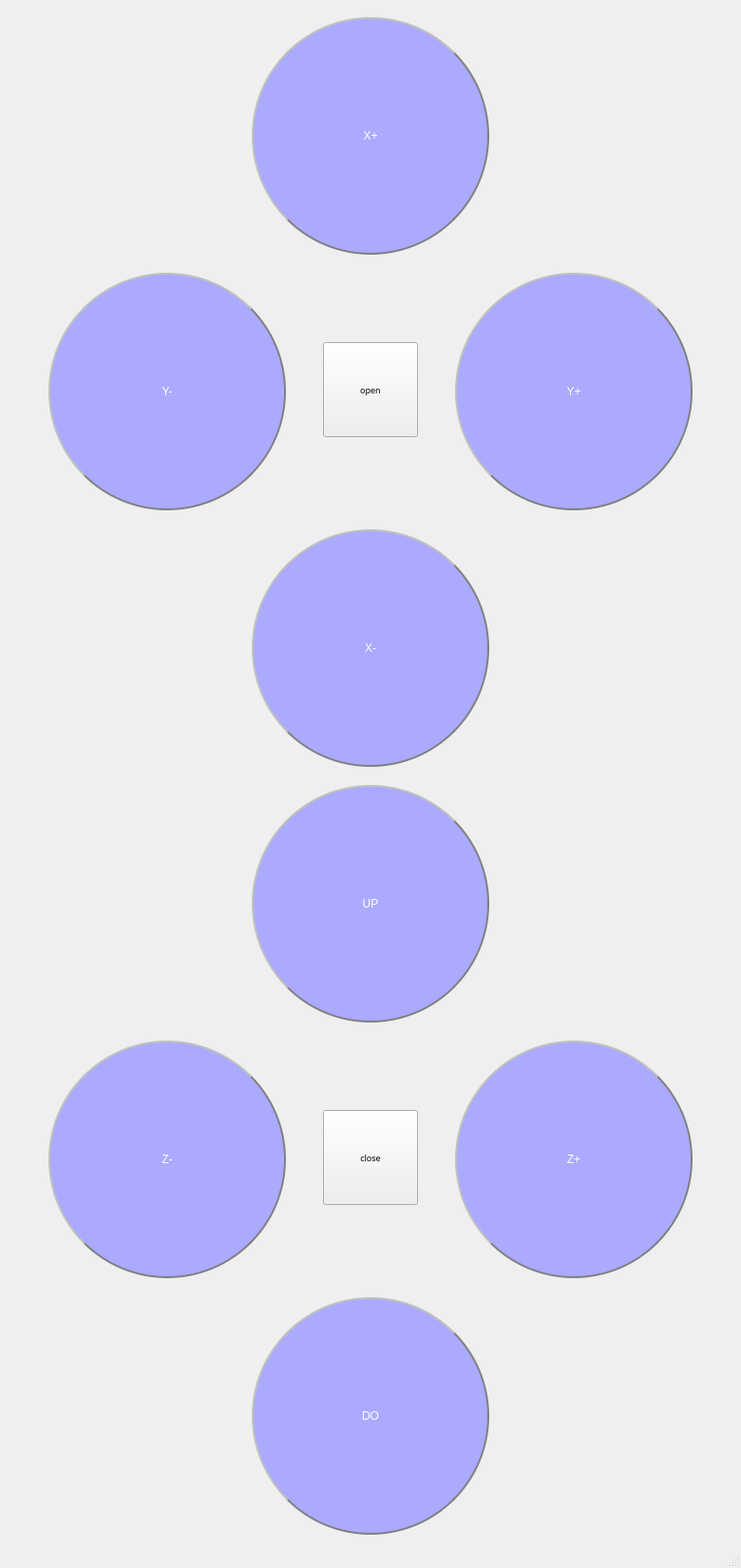
<?xml version="1.0" encoding="UTF-8"?>
<ui version="4.0">
 <class>Form</class>
 <widget class="QMainWindow" name="Form">
  <property name="geometry">
   <rect>
    <x>0</x>
    <y>0</y>
    <width>780</width>
    <height>1650</height>
   </rect>
  </property>
  <property name="windowTitle">
   <string>MainWindow</string>
  </property>
  <widget class="QWidget" name="centralwidget">
   <layout class="QGridLayout" name="gridLayout">
    <item row="0" column="0">
     <widget class="QWidget" name="widget" native="true">
      <property name="minimumSize">
       <size>
        <width>700</width>
        <height>250</height>
       </size>
      </property>
      <property name="maximumSize">
       <size>
        <width>800</width>
        <height>450</height>
       </size>
      </property>
      <layout class="QHBoxLayout" name="horizontalLayout">
       <item>
        <spacer name="horizontalSpacer">
         <property name="orientation">
          <enum>Qt::Horizontal</enum>
         </property>
         <property name="sizeHint" stdset="0">
          <size>
           <width>238</width>
           <height>20</height>
          </size>
         </property>
        </spacer>
       </item>
       <item>
        <widget class="QPushButton" name="x_up">
         <property name="minimumSize">
          <size>
           <width>250</width>
           <height>250</height>
          </size>
         </property>
         <property name="maximumSize">
          <size>
           <width>250</width>
           <height>250</height>
          </size>
         </property>
         <property name="styleSheet">
          <string notr="true">QPushButton{
background-color:rgb(170,170,255);
color:white;
border-radius:125px;
border:2px groove gray;
border-style:outset;
}
</string>
         </property>
         <property name="text">
          <string>X+</string>
         </property>
        </widget>
       </item>
       <item>
        <spacer name="horizontalSpacer_2">
         <property name="orientation">
          <enum>Qt::Horizontal</enum>
         </property>
         <property name="sizeHint" stdset="0">
          <size>
           <width>238</width>
           <height>20</height>
          </size>
         </property>
        </spacer>
       </item>
      </layout>
     </widget>
    </item>
    <item row="1" column="0">
     <widget class="QWidget" name="widget_2" native="true">
      <property name="minimumSize">
       <size>
        <width>700</width>
        <height>250</height>
       </size>
      </property>
      <property name="maximumSize">
       <size>
        <width>800</width>
        <height>450</height>
       </size>
      </property>
      <layout class="QHBoxLayout" name="horizontalLayout_2">
       <item>
        <widget class="QPushButton" name="y_down">
         <property name="minimumSize">
          <size>
           <width>250</width>
           <height>250</height>
          </size>
         </property>
         <property name="maximumSize">
          <size>
           <width>250</width>
           <height>247</height>
          </size>
         </property>
         <property name="styleSheet">
          <string notr="true">QPushButton{
background-color:rgb(170,170,255);
color:white;
border-radius:125px;
border:2px groove gray;
border-style:outset;
}
</string>
         </property>
         <property name="text">
          <string>Y-</string>
         </property>
        </widget>
       </item>
       <item>
        <widget class="QPushButton" name="open">
         <property name="minimumSize">
          <size>
           <width>100</width>
           <height>100</height>
          </size>
         </property>
         <property name="maximumSize">
          <size>
           <width>100</width>
           <height>100</height>
          </size>
         </property>
         <property name="font">
          <font>
           <family>3ds Light</family>
           <pointsize>7</pointsize>
          </font>
         </property>
         <property name="text">
          <string>open</string>
         </property>
        </widget>
       </item>
       <item>
        <widget class="QPushButton" name="y_up">
         <property name="minimumSize">
          <size>
           <width>250</width>
           <height>250</height>
          </size>
         </property>
         <property name="maximumSize">
          <size>
           <width>250</width>
           <height>250</height>
          </size>
         </property>
         <property name="styleSheet">
          <string notr="true">QPushButton{
background-color:rgb(170,170,255);
color:white;
border-radius:125px;
border:2px groove gray;
border-style:outset;
}
</string>
         </property>
         <property name="text">
          <string>Y+</string>
         </property>
        </widget>
       </item>
      </layout>
     </widget>
    </item>
    <item row="2" column="0">
     <widget class="QWidget" name="widget_3" native="true">
      <property name="minimumSize">
       <size>
        <width>700</width>
        <height>250</height>
       </size>
      </property>
      <property name="maximumSize">
       <size>
        <width>800</width>
        <height>450</height>
       </size>
      </property>
      <layout class="QHBoxLayout" name="horizontalLayout_3">
       <item>
        <spacer name="horizontalSpacer_3">
         <property name="orientation">
          <enum>Qt::Horizontal</enum>
         </property>
         <property name="sizeHint" stdset="0">
          <size>
           <width>207</width>
           <height>20</height>
          </size>
         </property>
        </spacer>
       </item>
       <item>
        <widget class="QPushButton" name="x_down">
         <property name="minimumSize">
          <size>
           <width>250</width>
           <height>250</height>
          </size>
         </property>
         <property name="maximumSize">
          <size>
           <width>250</width>
           <height>250</height>
          </size>
         </property>
         <property name="styleSheet">
          <string notr="true">QPushButton{
background-color:rgb(170,170,255);
color:white;
border-radius:125px;
border:2px groove gray;
border-style:outset;
}
</string>
         </property>
         <property name="text">
          <string>X-</string>
         </property>
        </widget>
       </item>
       <item>
        <spacer name="horizontalSpacer_4">
         <property name="orientation">
          <enum>Qt::Horizontal</enum>
         </property>
         <property name="sizeHint" stdset="0">
          <size>
           <width>207</width>
           <height>20</height>
          </size>
         </property>
        </spacer>
       </item>
      </layout>
     </widget>
    </item>
    <item row="3" column="0">
     <widget class="QWidget" name="widget_4" native="true">
      <property name="minimumSize">
       <size>
        <width>700</width>
        <height>250</height>
       </size>
      </property>
      <property name="maximumSize">
       <size>
        <width>800</width>
        <height>450</height>
       </size>
      </property>
      <layout class="QHBoxLayout" name="horizontalLayout_4">
       <item>
        <spacer name="horizontalSpacer_5">
         <property name="orientation">
          <enum>Qt::Horizontal</enum>
         </property>
         <property name="sizeHint" stdset="0">
          <size>
           <width>207</width>
           <height>20</height>
          </size>
         </property>
        </spacer>
       </item>
       <item>
        <widget class="QPushButton" name="up">
         <property name="minimumSize">
          <size>
           <width>250</width>
           <height>250</height>
          </size>
         </property>
         <property name="maximumSize">
          <size>
           <width>250</width>
           <height>250</height>
          </size>
         </property>
         <property name="styleSheet">
          <string notr="true">QPushButton{
background-color:rgb(170,170,255);
color:white;
border-radius:125px;
border:2px groove gray;
border-style:outset;
}
</string>
         </property>
         <property name="text">
          <string>UP</string>
         </property>
        </widget>
       </item>
       <item>
        <spacer name="horizontalSpacer_6">
         <property name="orientation">
          <enum>Qt::Horizontal</enum>
         </property>
         <property name="sizeHint" stdset="0">
          <size>
           <width>207</width>
           <height>20</height>
          </size>
         </property>
        </spacer>
       </item>
      </layout>
     </widget>
    </item>
    <item row="4" column="0">
     <widget class="QWidget" name="widget_5" native="true">
      <property name="minimumSize">
       <size>
        <width>700</width>
        <height>250</height>
       </size>
      </property>
      <property name="maximumSize">
       <size>
        <width>800</width>
        <height>450</height>
       </size>
      </property>
      <layout class="QHBoxLayout" name="horizontalLayout_5">
       <item>
        <widget class="QPushButton" name="z_down">
         <property name="minimumSize">
          <size>
           <width>250</width>
           <height>250</height>
          </size>
         </property>
         <property name="maximumSize">
          <size>
           <width>250</width>
           <height>247</height>
          </size>
         </property>
         <property name="styleSheet">
          <string notr="true">QPushButton{
background-color:rgb(170,170,255);
color:white;
border-radius:125px;
border:2px groove gray;
border-style:outset;
}
</string>
         </property>
         <property name="text">
          <string>Z-</string>
         </property>
        </widget>
       </item>
       <item>
        <widget class="QPushButton" name="close">
         <property name="minimumSize">
          <size>
           <width>100</width>
           <height>100</height>
          </size>
         </property>
         <property name="maximumSize">
          <size>
           <width>100</width>
           <height>100</height>
          </size>
         </property>
         <property name="font">
          <font>
           <family>3ds Light</family>
           <pointsize>7</pointsize>
          </font>
         </property>
         <property name="text">
          <string>close</string>
         </property>
        </widget>
       </item>
       <item>
        <widget class="QPushButton" name="z_up">
         <property name="minimumSize">
          <size>
           <width>250</width>
           <height>250</height>
          </size>
         </property>
         <property name="maximumSize">
          <size>
           <width>250</width>
           <height>250</height>
          </size>
         </property>
         <property name="styleSheet">
          <string notr="true">QPushButton{
background-color:rgb(170,170,255);
color:white;
border-radius:125px;
border:2px groove gray;
border-style:outset;
}
</string>
         </property>
         <property name="text">
          <string>Z+</string>
         </property>
        </widget>
       </item>
      </layout>
     </widget>
    </item>
    <item row="5" column="0">
     <widget class="QWidget" name="widget_6" native="true">
      <property name="minimumSize">
       <size>
        <width>700</width>
        <height>250</height>
       </size>
      </property>
      <property name="maximumSize">
       <size>
        <width>800</width>
        <height>450</height>
       </size>
      </property>
      <layout class="QHBoxLayout" name="horizontalLayout_6">
       <item>
        <spacer name="horizontalSpacer_7">
         <property name="orientation">
          <enum>Qt::Horizontal</enum>
         </property>
         <property name="sizeHint" stdset="0">
          <size>
           <width>207</width>
           <height>20</height>
          </size>
         </property>
        </spacer>
       </item>
       <item>
        <widget class="QPushButton" name="down">
         <property name="minimumSize">
          <size>
           <width>250</width>
           <height>250</height>
          </size>
         </property>
         <property name="maximumSize">
          <size>
           <width>250</width>
           <height>250</height>
          </size>
         </property>
         <property name="styleSheet">
          <string notr="true">QPushButton{
background-color:rgb(170,170,255);
color:white;
border-radius:125px;
border:2px groove gray;
border-style:outset;
}
</string>
         </property>
         <property name="text">
          <string>DO</string>
         </property>
        </widget>
       </item>
       <item>
        <spacer name="horizontalSpacer_8">
         <property name="orientation">
          <enum>Qt::Horizontal</enum>
         </property>
         <property name="sizeHint" stdset="0">
          <size>
           <width>207</width>
           <height>20</height>
          </size>
         </property>
        </spacer>
       </item>
      </layout>
     </widget>
    </item>
   </layout>
  </widget>
  <widget class="QMenuBar" name="menubar">
   <property name="geometry">
    <rect>
     <x>0</x>
     <y>0</y>
     <width>780</width>
     <height>26</height>
    </rect>
   </property>
  </widget>
  <widget class="QStatusBar" name="statusbar"/>
 </widget>
 <resources/>
 <connections/>
</ui>
